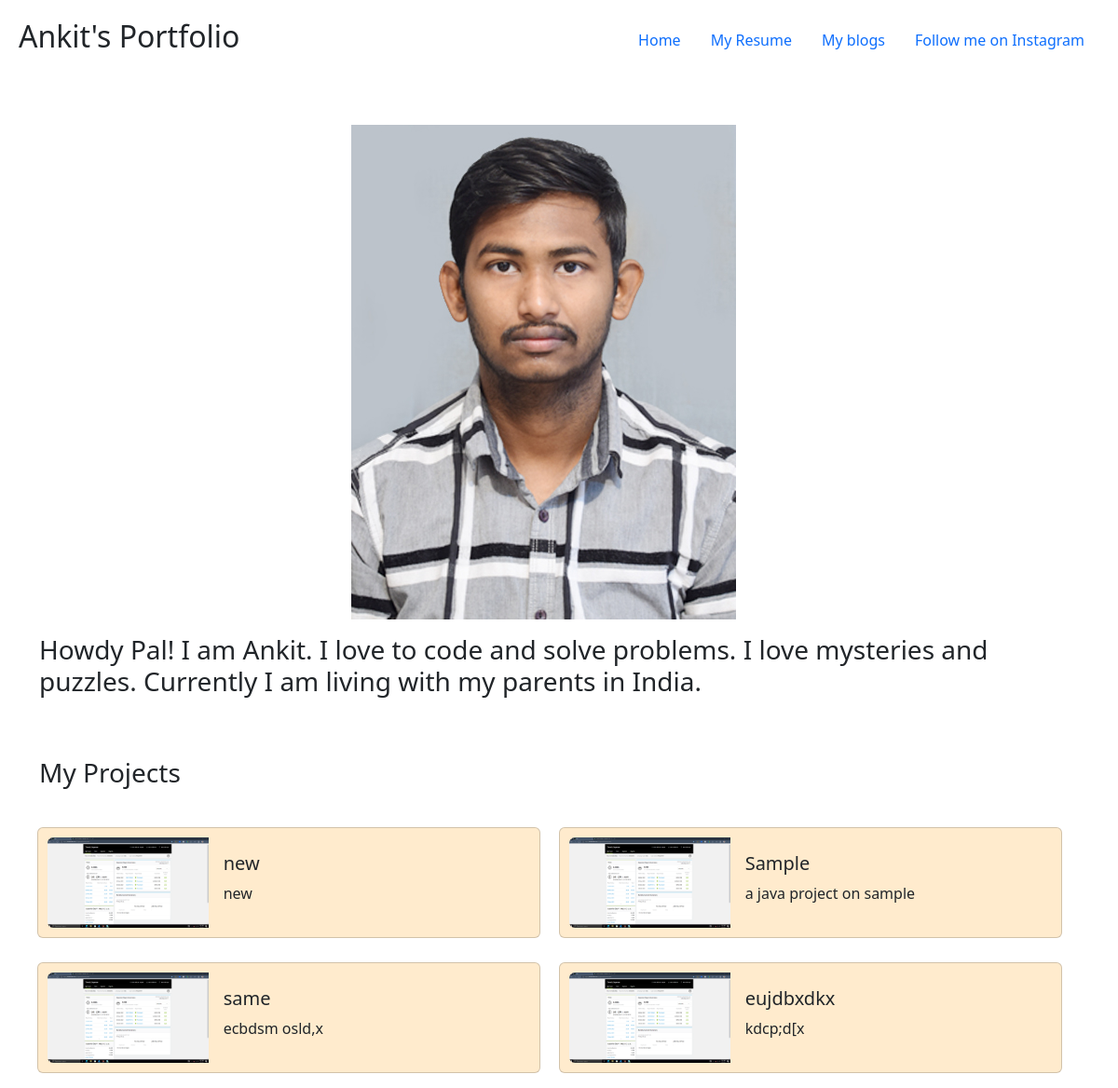
Before: / with the older database file.
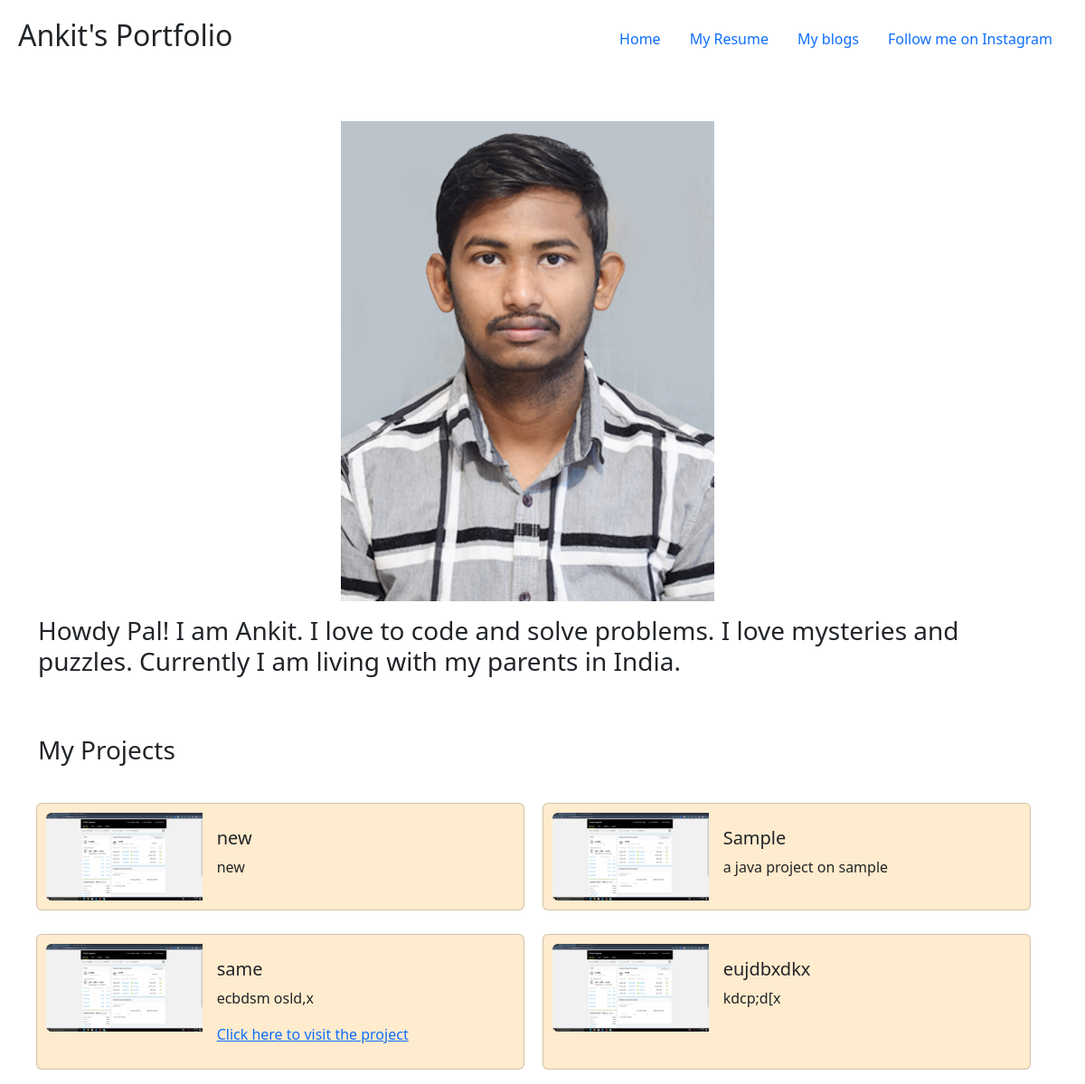
After: the same page with the newer database file.
### portfolio/models.py (models this page shows, shortened)
class Project(models.Model):
    title = models.CharField(max_length=100)
    description = models.CharField(max_length=200)
    image = models.ImageField(upload_to='portfolio/images/')
    url = models.URLField(blank=True)

### portfolio/views.py (the view)
# urls.py: 2. Add a URL to urlpatterns:  path('', views.home, name='home')
def home(request):
    projects = Project.objects.all()
    return render(request, 'portfolio/home.html', {'project_objects':projects})

### portfolio/templates/portfolio/home.html
{% extends 'portfolio/base.html'%}
{% block content %}
    {% load static %}
    <div class="container">
        <img src="{% static 'portfolio/my_image.JPG' %}" style="margin-left: 30%; width: fit-content; height: fit-content;" alt="My image" height="150px" width="120px">
        <br>
        <p><h3>Howdy Pal! I am Ankit. I love to code and solve problems. I love mysteries and puzzles. Currently I am living with my
        parents in India.</h3></p>
        <br><br>
        <h3>My Projects</h3>
        <br>
        <div class="row">
            {% for project in project_objects%}
            <div class="card mb-3" style="max-width: 540px; background-color: blanchedalmond; margin: 10px; padding: 10px;">
                <div class="row g-0">
                    <div class="col-md-4">
                        <img src="{{ project.image }}" class="img-fluid rounded-start" alt="">
                    </div>
                    <div class="col-md-8">
                        <div class="card-body">
                            <h5 class="card-title">{{ project.title }}</h5>
                            <p class="card-text">{{ project.description }}</p>
                            {% if project.url %}
                            <a href="{{ project.url }}" target="_blank">Click here to visit the project</a>
                            {% endif %}
                        </div>
                    </div>
                </div>
            </div>
            {% endfor %}
            </div>
        </div>
{% endblock %}

Changed rows visible on the page:
changed Project "same": now shows "Click here to visit the project"
